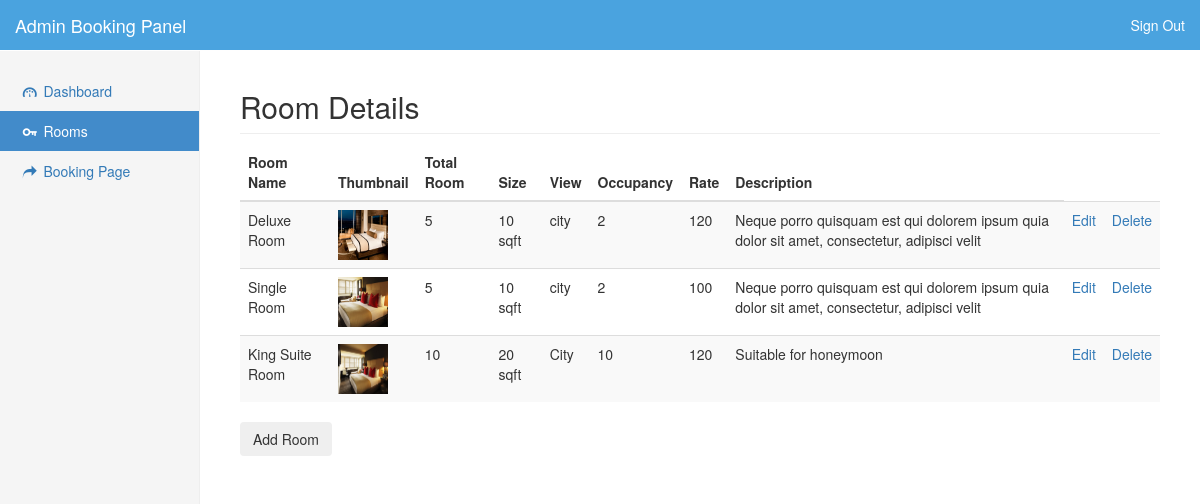
Page /admin/admin/room.php (signed in) on the committed database.
### tables this page shows
CREATE TABLE `room` (
  `room_id` int(255) NOT NULL,
  `total_room` int(255) NOT NULL,
  `occupancy` int(255) DEFAULT NULL,
  `size` varchar(30) DEFAULT NULL,
  `view` varchar(30) DEFAULT NULL,
  `room_name` varchar(50) NOT NULL,
  `descriptions` text,
  `rate` double NOT NULL,
  `imgpath` varchar(100) NOT NULL
);

### admin/admin/room.php (the view, shortened to what this page needs)
<!DOCTYPE html>
<html lang="en"><head><meta http-equiv="Content-Type" content="text/html; charset=UTF-8">
    <link href="css/bootstrap.min.css" rel="stylesheet">
    <link href="css/dashboard.css" rel="stylesheet">
	<link href="http://ajax.googleapis.com/ajax/libs/jqueryui/1.8/themes/base/jquery-ui.css" rel="stylesheet" type="text/css"/>
	<link href="css/datepicker.css" rel="stylesheet" type="text/css"/>
  <link rel="stylesheet" href="css/fontello.css">
    <link rel="stylesheet" href="css/animation.css">
 </head>
  <body>
    <nav class="navbar navbar-inverse navbar-fixed-top" role="navigation">
      <div class="container-fluid" style="background-color: #4aa3df;">
        <div class="navbar-header">
          <a class="navbar-brand" href="#" style="color: #ffffff;">Admin Booking Panel</a>
        </div>
        <div id="navbar" class="navbar-collapse collapse">
          <ul class="nav navbar-nav navbar-right">
            <li><a href="signout.php" style="color: #ffffff;">Sign Out</a></li>
          </ul>
        </div>
      </div>
    </nav>
    <div class="container-fluid">
      <div class="row">
        <div class="col-sm-3 col-md-2 sidebar">
          <ul class="nav nav-sidebar">
            <li ><a href="dashboard.php"><i class="icon-gauge"></i> Dashboard <span class="sr-only">(current)</span></a></li>
			<li class="active"><a href="room.php"><i class="icon-key"></i> Rooms</a></li>
			<li><a href="http://www.hotel.gamboh.com.my"><i class="icon-share"></i> Booking Page</a></li>
          </ul>
        </div>
        <div class="col-sm-9 col-sm-offset-3 col-md-10 col-md-offset-2 main" id="roomdetail">
          <h2 class="sub-header">Room Details</h2>
          <div class="table-responsive">
            <table class="table table-striped">
              <thead>
                <tr>
                  <th>Room Name</th>
                  <th>Thumbnail</th>
                  <th>Total Room</th>
				  <th>Size</th>
                  <th>View</th>
			      <th>Occupancy</th>
                  <th>Rate</th>
                  <th>Description</th>
                </tr>
              </thead>
              <tbody id="roominfo"  >
					<?php
						$result = mysql_query("select * from room");
						if(mysql_num_rows($result) > 0){
							while ($row = mysql_fetch_array($result) ){
								print "<tr style=\"\">		 <td>".$row['room_name']."</td>\n";
								print "                  <td><img src=\"../".$row['imgpath']."\" style=\"height:50px;width:50px;\"\"></td>\n";
								print "                  <td>".$row['total_room']."</td>\n";
								print "                  <td>".$row['size']." </td>\n";
								print "                  <td>".$row['view']."</td>\n";
								print "                  <td>".$row['occupancy']."</td>\n";
								print "                  <td>".$row['rate']."</td>\n";
								print "                  <td>".$row['descriptions']."</td>\n";
								print "                  <td><a href=\"editroom.php?room_id=".$row['room_id']."\" \">Edit</a></td><td><a class=\"delete\" href=\"deleteroom.php?room_id=".$row['room_id']."\">Delete</a></td></tr>";
							}
						}
					?>
              </tbody>
            </table>
          </div>
		  <button type="button" class="btn" id="addroom">Add Room</button>
        </div>
      </div>
    </div>
</body></html>

### admin/admin/css/dashboard.css (style rules this page uses)
body { padding-top: 50px; }
.sub-header { padding-bottom: 10px; border-bottom: 1px solid #eee; }
.navbar-fixed-top { border: 0; }
.sidebar { display: none; }
@media (min-width: 768px) { .sidebar { position: fixed; top: 51px; bottom: 0; left: 0; z-index: 1000; display: block; padding: 20px; overflow-x: hidden; overflow-y: auto; background-color: #f5f5f5; border-right: 1px solid #eee; } }
.nav-sidebar { margin-right: -21px; margin-bottom: 20px; margin-left: -20px; }
.nav-sidebar > li > a { padding-right: 20px; padding-left: 20px; }
.nav-sidebar > .active > a, .nav-sidebar > .active > a:hover, .nav-sidebar > .active > a:focus { color: #fff; background-color: #428bca; }
.main { padding: 20px; }
@media (min-width: 768px) { .main { padding-right: 40px; padding-left: 40px; } }

### rows in the picture
room: room_name "Deluxe Room", imgpath (picture), total_room "5", size "10 sqft", view "city", occupancy "2", rate "120", descriptions "Neque porro quisquam est qui dolorem ipsum quia dolor sit amet, consectetur, adipisci velit"
room: room_name "Single Room", imgpath (picture), total_room "5", size "10 sqft", view "city", occupancy "2", rate "100", descriptions "Neque porro quisquam est qui dolorem ipsum quia dolor sit amet, consectetur, adipisci velit"
room: room_name "King Suite Room", imgpath (picture), total_room "10", size "20 sqft", view "City", occupancy "10", rate "120", descriptions "Suitable for honeymoon"
